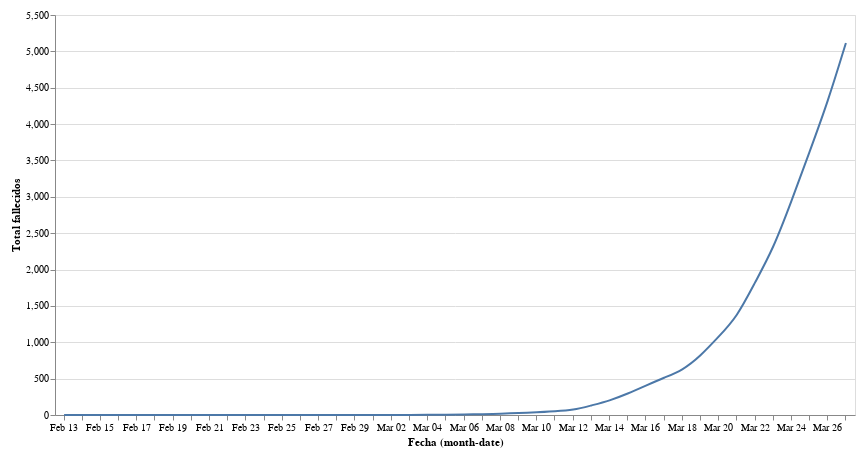

The notebook cell saved with this chart:
### Markdown cell above
## Total

### Code cell
#collapse

import requests
import pandas as pd
from io import BytesIO
import numpy as np
import altair as alt

# get data
response = requests.get('https://docs.google.com/spreadsheet/ccc?key=1FwOXbkWeuS1LHrKxhSfepGtsgQ6iIEQZmWig_JKo8z0&output=csv&gid=1616296995')
assert response.status_code == 200, 'Wrong status code'
data = response.content
df = pd.read_csv(BytesIO(data), parse_dates=['Fecha'], dayfirst=True)
df = df.interpolate(method='piecewise_polynomial')

# Create a selection that chooses the nearest point & selects based on x-value
source = df
nearest = alt.selection(type='single', nearest=True, on='mouseover',
                        fields=['Total fallecidos'], empty='none')

# The basic line
line = alt.Chart(source).mark_line(interpolate='basis').encode(
    x='monthdate(Fecha):O',
    y='Total fallecidos:Q',
)

# Transparent selectors across the chart. This is what tells us
# the x-value of the cursor
selectors = alt.Chart(source).mark_point().encode(
    x='monthdate(Fecha):O',
    opacity=alt.value(0),
).add_selection(
    nearest
)

# Draw points on the line, and highlight based on selection
points = line.mark_point().encode(
    opacity=alt.condition(nearest, alt.value(1), alt.value(0))
)

# Draw text labels near the points, and highlight based on selection
text = line.mark_text(align='left', dx=5, dy=-5).encode(
    text=alt.condition(nearest, 'Total fallecidos:Q', alt.value(' '))
)

# Draw a rule at the location of the selection
rules = alt.Chart(source).mark_rule(color='gray').encode(
    x='monthdate(Fecha):O',
).transform_filter(
    nearest
)

# Put the five layers into a chart and bind the data
alt.layer(
    line, selectors, points, rules, text
).properties(
    width=800, height=400
).configure(
    padding=10
)

### Figure 1 — Vega-Lite specification as saved in the notebook (floating-point values rounded to 4 significant figures)
{"config": {"view": {"continuousWidth": 400, "continuousHeight": 300}, "padding": 10}, "layer": [{"mark": {"type": "line", "interpolate": "basis"}, "encoding": {"x": {"type": "ordinal", "field": "Fecha", "timeUnit": "monthdate"}, "y": {"type": "quantitative", "field": "Total fallecidos"}}}, {"mark": "point", "encoding": {"opacity": {"value": 0}, "x": {"type": "ordinal", "field": "Fecha", "timeUnit": "monthdate"}}, "selection": {"selector123": {"type": "single", "nearest": true, "on": "mouseover", "fields": ["Total fallecidos"], "empty": "none"}}}, {"mark": "point", "encoding": {"opacity": {"condition": {"value": 1, "selection": "selector123"}, "value": 0}, "x": {"type": "ordinal", "field": "Fecha", "timeUnit": "monthdate"}, "y": {"type": "quantitative", "field": "Total fallecidos"}}}, {"mark": {"type": "rule", "color": "gray"}, "encoding": {"x": {"type": "ordinal", "field": "Fecha", "timeUnit": "monthdate"}}, "transform": [{"filter": {"selection": "selector123"}}]}, {"mark": {"type": "text", "align": "left", "dx": 5, "dy": -5}, "encoding": {"text": {"condition": {"type": "quantitative", "field": "Total fallecidos", "selection": "selector123"}, "value": " "}, "x": {"type": "ordinal", "field": "Fecha", "timeUnit": "monthdate"}, "y": {"type": "quantitative", "field": "Total fallecidos"}}}], "data": {"name": "data-5e361f021a84e16951090eff2976ce93"}, "height": 400, "width": 800, "$schema": "https://vega.github.io/schema/vega-lite/v4.0.2.json", "datasets": {"data-5e361f021a84e16951090eff2976ce93": [{"Fecha": "2020-02-13T00:00:00", "Asturias": 0.0, "Andalucía": 0.0, "Aragón": 0.0, "Baleares": 0.0, "Canarias": 0.0, "Cantabria": 0.0, "Cataluña": 0.0, "Castilla y León": 0.0, "Castilla-La Mancha": 0.0, "Comunidad de Madrid": 0.0, "Comunidad Valenciana": 1.0, "Extremadura": 0.0, "Galicia": 0.0, "La Rioja": 0.0, "Murcia": 0.0, "Navarra": 0.0, "País Vasco": 0.0, "Total fallecidos": 1.0}, {"Fecha": "2020-02-14T00:00:00", "Asturias": 0.0, "Andalucía": 0.0, "Aragón": 0.0, "Baleares": 0.0, "Canarias": 0.0, "Cantabria": 0.0, "Cataluña": 0.0, "Castilla y León": 0.0, "Castilla-La Mancha": 0.0, "Comunidad de Madrid": 0.0, "Comunidad Valenciana": 1.0, "Extremadura": 0.0, "Galicia": 0.0, "La Rioja": 0.0, "Murcia": 0.0, "Navarra": 0.0, "País Vasco": 0.0, "Total fallecidos": 1.0}, {"Fecha": "2020-02-15T00:00:00", "Asturias": 0.0, "Andalucía": 0.0, "Aragón": 0.0, "Baleares": 0.0, "Canarias": 0.0, "Cantabria": 0.0, "Cataluña": 0.0, "Castilla y León": 0.0, "Castilla-La Mancha": 0.0, "Comunidad de Madrid": 0.0, "Comunidad Valenciana": 1.0, "Extremadura": 0.0, "Galicia": 0.0, "La Rioja": 0.0, "Murcia": 0.0, "Navarra": 0.0, "País Vasco": 0.0, "Total fallecidos": 1.0}, {"Fecha": "2020-02-16T00:00:00", "Asturias": 0.0, "Andalucía": 0.0, "Aragón": 0.0, "Baleares": 0.0, "Canarias": 0.0, "Cantabria": 0.0, "Cataluña": 0.0, "Castilla y León": 0.0, "Castilla-La Mancha": 0.0, "Comunidad de Madrid": 0.0, "Comunidad Valenciana": 1.0, "Extremadura": 0.0, "Galicia": 0.0, "La Rioja": 0.0, "Murcia": 0.0, "Navarra": 0.0, "País Vasco": 0.0, "Total fallecidos": 1.0}, {"Fecha": "2020-02-17T00:00:00", "Asturias": 0.0, "Andalucía": 0.0, "Aragón": 0.0, "Baleares": 0.0, "Canarias": 0.0, "Cantabria": 0.0, "Cataluña": 0.0, "Castilla y León": 0.0, "Castilla-La Mancha": 0.0, "Comunidad de Madrid": 0.0, "Comunidad Valenciana": 1.0, "Extremadura": 0.0, "Galicia": 0.0, "La Rioja": 0.0, "Murcia": 0.0, "Navarra": 0.0, "País Vasco": 0.0, "Total fallecidos": 1.0}, {"Fecha": "2020-02-18T00:00:00", "Asturias": 0.0, "Andalucía": 0.0, "Aragón": 0.0, "Baleares": 0.0, "Canarias": 0.0, "Cantabria": 0.0, "Cataluña": 0.0, "Castilla y León": 0.0, "Castilla-La Mancha": 0.0, "Comunidad de Madrid": 0.0, "Comunidad Valenciana": 1.0, "Extremadura": 0.0, "Galicia": 0.0, "La Rioja": 0.0, "Murcia": 0.0, "Navarra": 0.0, "País Vasco": 0.0, "Total fallecidos": 1.0}, {"Fecha": "2020-02-19T00:00:00", "Asturias": 0.0, "Andalucía": 0.0, "Aragón": 0.0, "Baleares": 0.0, "Canarias": 0.0, "Cantabria": 0.0, "Cataluña": 0.0, "Castilla y León": 0.0, "Castilla-La Mancha": 0.0, "Comunidad de Madrid": 0.0, "Comunidad Valenciana": 1.0, "Extremadura": 0.0, "Galicia": 0.0, "La Rioja": 0.0, "Murcia": 0.0, "Navarra": 0.0, "País Vasco": 0.0, "Total fallecidos": 1.0}, {"Fecha": "2020-02-20T00:00:00", "Asturias": 0.0, "Andalucía": 0.0, "Aragón": 0.0, "Baleares": 0.0, "Canarias": 0.0, "Cantabria": 0.0, "Cataluña": 0.0, "Castilla y León": 0.0, "Castilla-La Mancha": 0.0, "Comunidad de Madrid": 0.0, "Comunidad Valenciana": 1.0, "Extremadura": 0.0, "Galicia": 0.0, "La Rioja": 0.0, "Murcia": 0.0, "Navarra": 0.0, "País Vasco": 0.0, "Total fallecidos": 1.0}, {"Fecha": "2020-02-21T00:00:00", "Asturias": 0.0, "Andalucía": 0.0, "Aragón": 0.0, "Baleares": 0.0, "Canarias": 0.0, "Cantabria": 0.0, "Cataluña": 0.0, "Castilla y León": 0.0, "Castilla-La Mancha": 0.0, "Comunidad de Madrid": 0.0, "Comunidad Valenciana": 1.0, "Extremadura": 0.0, "Galicia": 0.0, "La Rioja": 0.0, "Murcia": 0.0, "Navarra": 0.0, "País Vasco": 0.0, "Total fallecidos": 1.0}, {"Fecha": "2020-02-22T00:00:00", "Asturias": 0.0, "Andalucía": 0.0, "Aragón": 0.0, "Baleares": 0.0, "Canarias": 0.0, "Cantabria": 0.0, "Cataluña": 0.0, "Castilla y León": 0.0, "Castilla-La Mancha": 0.0, "Comunidad de Madrid": 0.0, "Comunidad Valenciana": 1.0, "Extremadura": 0.0, "Galicia": 0.0, "La Rioja": 0.0, "Murcia": 0.0, "Navarra": 0.0, "País Vasco": 0.0, "Total fallecidos": 1.0}, {"Fecha": "2020-02-23T00:00:00", "Asturias": 0.0, "Andalucía": 0.0, "Aragón": 0.0, "Baleares": 0.0, "Canarias": 0.0, "Cantabria": 0.0, "Cataluña": 0.0, "Castilla y León": 0.0, "Castilla-La Mancha": 0.0, "Comunidad de Madrid": 0.0, "Comunidad Valenciana": 1.0, "Extremadura": 0.0, "Galicia": 0.0, "La Rioja": 0.0, "Murcia": 0.0, "Navarra": 0.0, "País Vasco": 0.0, "Total fallecidos": 1.0}, {"Fecha": "2020-02-24T00:00:00", "Asturias": 0.0, "Andalucía": 0.0, "Aragón": 0.0, "Baleares": 0.0, "Canarias": 0.0, "Cantabria": 0.0, "Cataluña": 0.0, "Castilla y León": 0.0, "Castilla-La Mancha": 0.0, "Comunidad de Madrid": 0.0, "Comunidad Valenciana": 1.0, "Extremadura": 0.0, "Galicia": 0.0, "La Rioja": 0.0, "Murcia": 0.0, "Navarra": 0.0, "País Vasco": 0.0, "Total fallecidos": 1.0}, {"Fecha": "2020-02-25T00:00:00", "Asturias": 0.0, "Andalucía": 0.0, "Aragón": 0.0, "Baleares": 0.0, "Canarias": 0.0, "Cantabria": 0.0, "Cataluña": 0.0, "Castilla y León": 0.0, "Castilla-La Mancha": 0.0, "Comunidad de Madrid": 0.0, "Comunidad Valenciana": 1.0, "Extremadura": 0.0, "Galicia": 0.0, "La Rioja": 0.0, "Murcia": 0.0, "Navarra": 0.0, "País Vasco": 0.0, "Total fallecidos": 1.0}, {"Fecha": "2020-02-26T00:00:00", "Asturias": 0.0, "Andalucía": 0.0, "Aragón": 0.0, "Baleares": 0.0, "Canarias": 0.0, "Cantabria": 0.0, "Cataluña": 0.0, "Castilla y León": 0.0, "Castilla-La Mancha": 0.0, "Comunidad de Madrid": 0.0, "Comunidad Valenciana": 1.0, "Extremadura": 0.0, "Galicia": 0.0, "La Rioja": 0.0, "Murcia": 0.0, "Navarra": 0.0, "País Vasco": 0.0, "Total fallecidos": 1.0}, {"Fecha": "2020-02-27T00:00:00", "Asturias": 0.0, "Andalucía": 0.0, "Aragón": 0.0, "Baleares": 0.0, "Canarias": 0.0, "Cantabria": 0.0, "Cataluña": 0.0, "Castilla y León": 0.0, "Castilla-La Mancha": 0.0, "Comunidad de Madrid": 0.0, "Comunidad Valenciana": 1.0, "Extremadura": 0.0, "Galicia": 0.0, "La Rioja": 0.0, "Murcia": 0.0, "Navarra": 0.0, "País Vasco": 0.0, "Total fallecidos": 1.0}, {"Fecha": "2020-02-28T00:00:00", "Asturias": 0.0, "Andalucía": 0.0, "Aragón": 0.0, "Baleares": 0.0, "Canarias": 0.0, "Cantabria": 0.0, "Cataluña": 0.0, "Castilla y León": 0.0, "Castilla-La Mancha": 0.0, "Comunidad de Madrid": 0.0, "Comunidad Valenciana": 1.0, "Extremadura": 0.0, "Galicia": 0.0, "La Rioja": 0.0, "Murcia": 0.0, "Navarra": 0.0, "País Vasco": 0.0, "Total fallecidos": 1.0}, {"Fecha": "2020-02-29T00:00:00", "Asturias": 0.0, "Andalucía": 0.0, "Aragón": 0.0, "Baleares": 0.0, "Canarias": 0.0, "Cantabria": 0.0, "Cataluña": 0.0, "Castilla y León": 0.0, "Castilla-La Mancha": 0.0, "Comunidad de Madrid": 0.0, "Comunidad Valenciana": 1.0, "Extremadura": 0.0, "Galicia": 0.0, "La Rioja": 0.0, "Murcia": 0.0, "Navarra": 0.0, "País Vasco": 0.0, "Total fallecidos": 1.0}, {"Fecha": "2020-03-01T00:00:00", "Asturias": 0.0, "Andalucía": 0.0, "Aragón": 0.0, "Baleares": 0.0, "Canarias": 0.0, "Cantabria": 0.0, "Cataluña": 0.0, "Castilla y León": 0.0, "Castilla-La Mancha": 0.0, "Comunidad de Madrid": 0.0, "Comunidad Valenciana": 1.0, "Extremadura": 0.0, "Galicia": 0.0, "La Rioja": 0.0, "Murcia": 0.0, "Navarra": 0.0, "País Vasco": 0.0, "Total fallecidos": 1.0}, {"Fecha": "2020-03-02T00:00:00", "Asturias": 0.0, "Andalucía": 0.0, "Aragón": 0.0, "Baleares": 0.0, "Canarias": 0.0, "Cantabria": 0.0, "Cataluña": 0.0, "Castilla y León": 0.0, "Castilla-La Mancha": 0.0, "Comunidad de Madrid": 0.0, "Comunidad Valenciana": 1.0, "Extremadura": 0.0, "Galicia": 0.0, "La Rioja": 0.0, "Murcia": 0.0, "Navarra": 0.0, "País Vasco": 0.0, "Total fallecidos": 1.0}, {"Fecha": "2020-03-03T00:00:00", "Asturias": 0.0, "Andalucía": 0.0, "Aragón": 0.0, "Baleares": 0.0, "Canarias": 0.0, "Cantabria": 0.0, "Cataluña": 0.0, "Castilla y León": 0.0, "Castilla-La Mancha": 0.0, "Comunidad de Madrid": 0.0, "Comunidad Valenciana": 1.0, "Extremadura": 0.0, "Galicia": 0.0, "La Rioja": 0.0, "Murcia": 0.0, "Navarra": 0.0, "País Vasco": 0.0, "Total fallecidos": 1.0}, {"Fecha": "2020-03-04T00:00:00", "Asturias": 0.0, "Andalucía": 0.0, "Aragón": 0.0, "Baleares": 0.0, "Canarias": 0.0, "Cantabria": 0.0, "Cataluña": 0.0, "Castilla y León": 0.0, "Castilla-La Mancha": 0.0, "Comunidad de Madrid": 0.0, "Comunidad Valenciana": 1.0, "Extremadura": 0.0, "Galicia": 0.0, "La Rioja": 0.0, "Murcia": 0.0, "Navarra": 0.0, "País Vasco": 1.0, "Total fallecidos": 2.0}, {"Fecha": "2020-03-05T00:00:00", "Asturias": 0.0, "Andalucía": 0.0, "Aragón": 0.0, "Baleares": 0.0, "Canarias": 0.0, "Cantabria": 0.0, "Cataluña": 0.0, "Castilla y León": 0.0, "Castilla-La Mancha": 0.0, "Comunidad de Madrid": 2.0, "Comunidad Valenciana": 1.0, "Extremadura": 0.0, "Galicia": 0.0, "La Rioja": 0.0, "Murcia": 0.0, "Navarra": 0.0, "País Vasco": 1.0, "Total fallecidos": 4.0}, {"Fecha": "2020-03-06T00:00:00", "Asturias": 0.0, "Andalucía": 0.0, "Aragón": 1.0, "Baleares": 0.0, "Canarias": 0.0, "Cantabria": 0.0, "Cataluña": 1.0, "Castilla y León": 0.0, "Castilla-La Mancha": 0.0, "Comunidad de Madrid": 4.0, "Comunidad Valenciana": 1.0, "Extremadura": 0.0, "Galicia": 0.0, "La Rioja": 0.0, "Murcia": 0.0, "Navarra": 0.0, "País Vasco": 1.0, "Total fallecidos": 8.0}, {"Fecha": "2020-03-07T00:00:00", "Asturias": 0.0, "Andalucía": 0.0, "Aragón": 1.0, "Baleares": 0.0, "Canarias": 0.0, "Cantabria": 0.0, "Cataluña": 1.0, "Castilla y León": 0.0, "Castilla-La Mancha": 0.0, "Comunidad de Madrid": 6.0, "Comunidad Valenciana": 1.0, "Extremadura": 0.0, "Galicia": 0.0, "La Rioja": 0.0, "Murcia": 0.0, "Navarra": 0.0, "País Vasco": 3.0, "Total fallecidos": 12.0}, {"Fecha": "2020-03-08T00:00:00", "Asturias": 0.0, "Andalucía": 0.0, "Aragón": 1.0, "Baleares": 0.0, "Canarias": 0.0, "Cantabria": 0.0, "Cataluña": 1.0, "Castilla y León": 0.0, "Castilla-La Mancha": 0.0, "Comunidad de Madrid": 8.0, "Comunidad Valenciana": 1.0, "Extremadura": 0.0, "Galicia": 0.0, "La Rioja": 0.0, "Murcia": 0.0, "Navarra": 0.0, "País Vasco": 5.0, "Total fallecidos": 16.0}, {"Fecha": "2020-03-09T00:00:00", "Asturias": 0.0, "Andalucía": 0.0, "Aragón": 3.0, "Baleares": 0.0, "Canarias": 0.0, "Cantabria": 0.0, "Cataluña": 3.0, "Castilla y León": 0.0, "Castilla-La Mancha": 0.0, "Comunidad de Madrid": 17.0, "Comunidad Valenciana": 1.0, "Extremadura": 0.0, "Galicia": 0.0, "La Rioja": 0.0, "Murcia": 0.0, "Navarra": 0.0, "País Vasco": 6.0, "Total fallecidos": 30.0}, {"Fecha": "2020-03-10T00:00:00", "Asturias": 0.0, "Andalucía": 0.0, "Aragón": 3.0, "Baleares": 0.0, "Canarias": 0.0, "Cantabria": 0.0, "Cataluña": 3.0, "Castilla y León": 0.0, "Castilla-La Mancha": 0.0, "Comunidad de Madrid": 21.0, "Comunidad Valenciana": 1.0, "Extremadura": 0.0, "Galicia": 0.0, "La Rioja": 1.0, "Murcia": 0.0, "Navarra": 0.0, "País Vasco": 6.0, "Total fallecidos": 35.0}, {"Fecha": "2020-03-11T00:00:00", "Asturias": 0.5, "Andalucía": 0.0, "Aragón": 4.5, "Baleares": 0.5, "Canarias": 0.0, "Cantabria": 0.0, "Cataluña": 4.5, "Castilla y León": 0.0, "Castilla-La Mancha": 0.5, "Comunidad de Madrid": 29.5, "Comunidad Valenciana": 1.0, "Extremadura": 0.5, "Galicia": 0.0, "La Rioja": 1.5, "Murcia": 0.0, "Navarra": 0.0, "País Vasco": 7.5, "Total fallecidos": 50.5}, {"Fecha": "2020-03-12T00:00:00", "Asturias": 1.0, "Andalucía": 0.0, "Aragón": 6.0, "Baleares": 1.0, "Canarias": 0.0, "Cantabria": 0.0, "Cataluña": 6.0, "Castilla y León": 0.0, "Castilla-La Mancha": 1.0, "Comunidad de Madrid": 38.0, "Comunidad Valenciana": 1.0, "Extremadura": 1.0, "Galicia": 0.0, "La Rioja": 2.0, "Murcia": 0.0, "Navarra": 0.0, "País Vasco": 9.0, "Total fallecidos": 66.0}, {"Fecha": "2020-03-13T00:00:00", "Asturias": 1.0, "Andalucía": 2.0, "Aragón": 7.0, "Baleares": 1.0, "Canarias": 1.0, "Cantabria": 0.0, "Cataluña": 6.0, "Castilla y León": 3.0, "Castilla-La Mancha": 5.0, "Comunidad de Madrid": 86.0, "Comunidad Valenciana": 3.0, "Extremadura": 1.0, "Galicia": 0.0, "La Rioja": 2.0, "Murcia": 0.0, "Navarra": 0.0, "País Vasco": 14.0, "Total fallecidos": 132.0}, {"Fecha": "2020-03-14T00:00:00", "Asturias": 1.0, "Andalucía": 5.0, "Aragón": 7.0, "Baleares": 1.0, "Canarias": 1.0, "Cantabria": 0.0, "Cataluña": 8.0, "Castilla y León": 5.0, "Castilla-La Mancha": 6.0, "Comunidad de Madrid": 133.0, "Comunidad Valenciana": 3.0, "Extremadura": 2.0, "Galicia": 1.0, "La Rioja": 3.0, "Murcia": 0.0, "Navarra": 1.0, "País Vasco": 19.0, "Total fallecidos": 196.0}, {"Fecha": "2020-03-15T00:00:00", "Asturias": 1.0, "Andalucía": 6.0, "Aragón": 7.0, "Baleares": 1.0, "Canarias": 1.0, "Cantabria": 0.0, "Cataluña": 12.0, "Castilla y León": 9.0, "Castilla-La Mancha": 6.0, "Comunidad de Madrid": 213.0, "Comunidad Valenciana": 5.0, "Extremadura": 3.0, "Galicia": 2.0, "La Rioja": 3.0, "Murcia": 0.0, "Navarra": 1.0, "País Vasco": 23.0, "Total fallecidos": 293.0}, {"Fecha": "2020-03-16T00:00:00", "Asturias": 1.0, "Andalucía": 8.5, "Aragón": 9.5, "Baleares": 1.0, "Canarias": 1.5, "Cantabria": 0.0, "Cataluña": 26.5, "Castilla y León": 10.5, "Castilla-La Mancha": 11.5, "Comunidad de Madrid": 284.0, "Comunidad Valenciana": 9.0, "Extremadura": 3.0, "Galicia": 2.5, "La Rioja": 4.0, "Murcia": 0.0, "Navarra": 1.5, "País Vasco": 29.5, "Total fallecidos": 403.5}, {"Fecha": "2020-03-17T00:00:00", "Asturias": 1.0, "Andalucía": 11.0, "Aragón": 12.0, "Baleares": 1.0, "Canarias": 2.0, "Cantabria": 0.0, "Cataluña": 41.0, "Castilla y León": 12.0, "Castilla-La Mancha": 17.0, "Comunidad de Madrid": 355.0, "Comunidad Valenciana": 13.0, "Extremadura": 3.0, "Galicia": 3.0, "La Rioja": 5.0, "Murcia": 0.0, "Navarra": 2.0, "País Vasco": 36.0, "Total fallecidos": 514.0}, {"Fecha": "2020-03-18T00:00:00", "Asturias": 1.0, "Andalucía": 19.0, "Aragón": 13.0, "Baleares": 1.0, "Canarias": 3.0, "Cantabria": 1.0, "Cataluña": 55.0, "Castilla y León": 22.0, "Castilla-La Mancha": 28.0, "Comunidad de Madrid": 390.0, "Comunidad Valenciana": 22.0, "Extremadura": 6.0, "Galicia": 3.0, "La Rioja": 5.0, "Murcia": 0.0, "Navarra": 3.0, "País Vasco": 40.0, "Total fallecidos": 612.0}, {"Fecha": "2020-03-19T00:00:00", "Asturias": 2.0, "Andalucía": 23.0, "Aragón": 15.0, "Baleares": 3.0, "Canarias": 3.0, "Cantabria": 1.0, "Cataluña": 82.0, "Castilla y León": 43.0, "Castilla-La Mancha": 42.0, "Comunidad de Madrid": 498.0, "Comunidad Valenciana": 24.0, "Extremadura": 8.0, "Galicia": 4.0, "La Rioja": 5.0, "Murcia": 0.0, "Navarra": 4.0, "País Vasco": 53.0, "Total fallecidos": 810.0}, {"Fecha": "2020-03-20T00:00:00", "Asturias": 3.5, "Andalucía": 31.5, "Aragón": 18.5, "Baleares": 3.5, "Canarias": 5.0, "Cantabria": 1.0, "Cataluña": 102.0, "Castilla y León": 58.5, "Castilla-La Mancha": 63.0, "Comunidad de Madrid": 651.0, "Comunidad Valenciana": 37.0, "Extremadura": 10.0, "Galicia": 6.5, "La Rioja": 10.0, "Murcia": 0.5, "Navarra": 6.5, "País Vasco": 69.0, "Total fallecidos": 1077.0}, {"Fecha": "2020-03-21T00:00:00", "Asturias": 5.0, "Andalucía": 40.0, "Aragón": 22.0, "Baleares": 4.0, "Canarias": 7.0, "Cantabria": 1.0, "Cataluña": 122.0, "Castilla y León": 74.0, "Castilla-La Mancha": 84.0, "Comunidad de Madrid": 804.0, "Comunidad Valenciana": 50.0, "Extremadura": 12.0, "Galicia": 9.0, "La Rioja": 15.0, "Murcia": 1.0, "Navarra": 9.0, "País Vasco": 85.0, "Total fallecidos": 1344.0}, {"Fecha": "2020-03-22T00:00:00", "Asturias": 12.0, "Andalucía": 47.0, "Aragón": 24.0, "Baleares": 9.0, "Canarias": 11.0, "Cantabria": 5.0, "Cataluña": 245.0, "Castilla y León": 102.0, "Castilla-La Mancha": 112.0, "Comunidad de Madrid": 1021.0, "Comunidad Valenciana": 69.0, "Extremadura": 14.0, "Galicia": 12.0, "La Rioja": 18.0, "Murcia": 1.0, "Navarra": 24.0, "País Vasco": 97.0, "Total fallecidos": 1823.0}, {"Fecha": "2020-03-23T00:00:00", "Asturias": 22.0, "Andalucía": 58.0, "Aragón": 32.0, "Baleares": 10.0, "Canarias": 11.0, "Cantabria": 6.0, "Cataluña": 339.0, "Castilla y León": 102.0, "Castilla-La Mancha": 145.0, "Comunidad de Madrid": 1263.0, "Comunidad Valenciana": 94.0, "Extremadura": 18.0, "Galicia": 18.0, "La Rioja": 22.0, "Murcia": 2.0, "Navarra": 24.0, "País Vasco": 120.0, "Total fallecidos": 2286.0}, {"Fecha": "2020-03-24T00:00:00", "Asturias": 22.0, "Andalucía": 87.0, "Aragón": 37.0, "Baleares": 13.0, "Canarias": 16.0, "Cantabria": 9.0, "Cataluña": 516.0, "Castilla y León": 124.0, "Castilla-La Mancha": 216.0, "Comunidad de Madrid": 1535.0, "Comunidad Valenciana": 115.0, "Extremadura": 26.0, "Galicia": 23.0, "La Rioja": 30.0, "Murcia": 3.0, "Navarra": 31.0, "País Vasco": 133.0, "Total fallecidos": 2936.0}, {"Fecha": "2020-03-25T00:00:00", "Asturias": 25.5, "Andalucía": 110.5, "Aragón": 42.5, "Baleares": 15.0, "Canarias": 21.5, "Cantabria": 13.0, "Cataluña": 698.0, "Castilla y León": 165.0, "Castilla-La Mancha": 266.0, "Comunidad de Madrid": 1812.0, "Comunidad Valenciana": 141.0, "Extremadura": 42.0, "Galicia": 27.5, "La Rioja": 36.5, "Murcia": 5.5, "Navarra": 40.0, "País Vasco": 156.5, "Total fallecidos": 3618.0}, {"Fecha": "2020-03-26T00:00:00", "Asturias": 29.0, "Andalucía": 134.0, "Aragón": 48.0, "Baleares": 17.0, "Canarias": 27.0, "Cantabria": 17.0, "Cataluña": 880.0, "Castilla y León": 206.0, "Castilla-La Mancha": 316.0, "Comunidad de Madrid": 2090.0, "Comunidad Valenciana": 167.0, "Extremadura": 58.0, "Galicia": 32.0, "La Rioja": 43.0, "Murcia": 8.0, "Navarra": 49.0, "País Vasco": 180.0, "Total fallecidos": 4301.0}, {"Fecha": "2020-03-27T00:00:00", "Asturias": 29.0, "Andalucía": 144.0, "Aragón": 58.0, "Baleares": 22.0, "Canarias": 27.0, "Cantabria": 21.0, "Cataluña": 1070.0, "Castilla y León": 321.0, "Castilla-La Mancha": 367.0, "Comunidad de Madrid": 2412.0, "Comunidad Valenciana": 198.0, "Extremadura": 69.0, "Galicia": 43.0, "La Rioja": 55.0, "Murcia": 15.0, "Navarra": 58.0, "País Vasco": 207.0, "Total fallecidos": 5116.0}]}}
